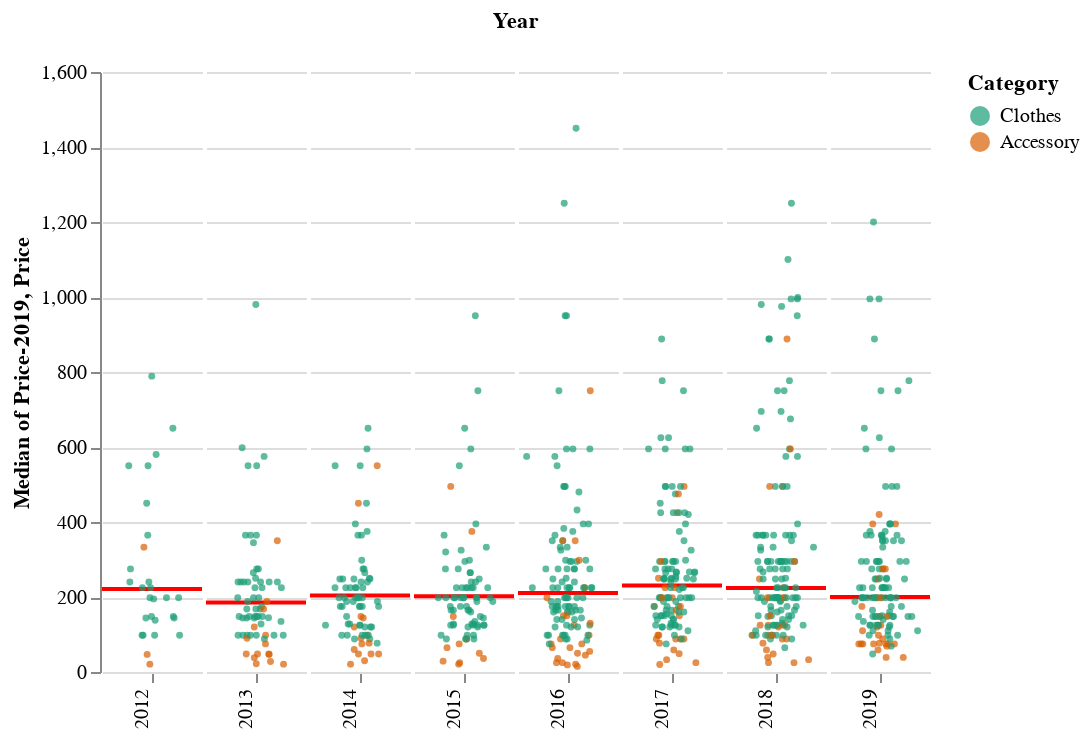

Notebook source saved alongside this figure:
### Markdown cell above
# 2019 Prices

If you buy Outlier, you'll want to know how prices have been developing. The next plot shows the price of all products, grouped by year. The category of product is indicated by the color of the dot. When comparing prices over a period of years, it is necessary to take inflation into account, which is done here using data from the [St. Louis Fed](https://fred.stlouisfed.org/series/PCEPILFE). The red lines indicate the median product price for that year, adjusted for inflation.

Looking at *all* products, we see that the dispersion of prices has grown and the median price has been quite stable over the last 6 years; the median price has even become a little lower on an inflation-adjusted basis compared to 2012.

### Code cell
plots.price_plot(all_products_df, color_scale='dark2')

### Figure 1 — Vega-Lite specification as saved in the notebook (floating-point values rounded to 4 significant figures; data arrays with more than 128 entries replaced by an {"elided": "..."} marker saying what was removed)
{"$schema": "https://vega.github.io/schema/vega-lite/v3.4.0.json", "config": {"facet": {"spacing": 0}, "mark": {"tooltip": null}, "view": {"height": 300, "stroke": null, "width": 400}}, "data": {"name": "data-88d45c66899ecd85811f9fb3ada112dc"}, "datasets": {"data-88d45c66899ecd85811f9fb3ada112dc": {"elided": "766 records"}}, "facet": {"column": {"field": "Year", "header": {"labelAlign": "right", "labelAngle": -90, "labelOrient": "bottom", "labelPadding": 3, "titleOrient": "top"}, "type": "ordinal"}}, "spec": {"layer": [{"encoding": {"y": {"aggregate": "median", "field": "Price-2019", "type": "quantitative"}}, "mark": {"color": "red", "size": 2, "type": "rule"}, "width": 50}, {"encoding": {"color": {"field": "Category", "scale": {"scheme": "dark2"}, "sort": ["Clothes", "Accessory"], "type": "nominal"}, "tooltip": [{"field": "Product", "type": "nominal"}, {"field": "Price", "type": "quantitative"}, {"field": "Price-2019", "type": "quantitative"}], "x": {"axis": {"grid": false, "labels": false, "ticks": true, "values": [0]}, "field": "jitter", "scale": {}, "title": null, "type": "quantitative"}, "y": {"axis": {}, "field": "Price", "scale": {}, "type": "quantitative"}}, "mark": {"opacity": 0.7, "size": 12, "type": "circle"}, "transform": [{"as": "jitter", "calculate": "sqrt(-2*log(random()))*cos(2*PI*random())"}], "width": 50}]}}
